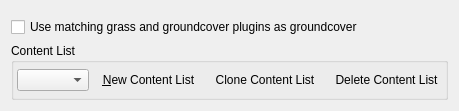
<?xml version="1.0" encoding="UTF-8"?>
<ui version="4.0">
 <class>DataFilesPage</class>
 <widget class="QWidget" name="DataFilesPage">
  <property name="contextMenuPolicy">
   <enum>Qt::DefaultContextMenu</enum>
  </property>
  <layout class="QVBoxLayout" name="verticalLayout">
   <item>
    <widget class="QWidget" name="contentSelectorWidget" native="true"/>
   </item>
   <item>
    <widget class="QCheckBox" name="groundcoverCheckBox">
     <property name="toolTip">
      <string>When enabled, checked plugins with &quot;grass&quot; or &quot;groundcover&quot; in the filename are written as groundcover entries.</string>
     </property>
     <property name="text">
      <string>Use matching grass and groundcover plugins as groundcover</string>
     </property>
    </widget>
   </item>
   <item>
    <widget class="QGroupBox" name="profileGroupBox">
     <property name="visible">
      <bool>false</bool>
     </property>
     <property name="focusPolicy">
      <enum>Qt::NoFocus</enum>
     </property>
     <property name="title">
      <string>Content List</string>
     </property>
     <property name="flat">
      <bool>false</bool>
     </property>
     <layout class="QHBoxLayout" name="horizontalLayout_2">
      <property name="spacing">
       <number>6</number>
      </property>
      <property name="leftMargin">
       <number>3</number>
      </property>
      <property name="topMargin">
       <number>6</number>
      </property>
      <property name="rightMargin">
       <number>0</number>
      </property>
      <property name="bottomMargin">
       <number>6</number>
      </property>
      <item>
       <widget class="ProfilesComboBox" name="profilesComboBox">
        <property name="enabled">
         <bool>true</bool>
        </property>
        <property name="sizePolicy">
         <sizepolicy hsizetype="Expanding" vsizetype="Fixed">
          <horstretch>0</horstretch>
          <verstretch>0</verstretch>
         </sizepolicy>
        </property>
        <property name="toolTip">
         <string>Select a content list</string>
        </property>
       </widget>
      </item>
      <item>
       <widget class="QToolButton" name="newProfileButton">
        <property name="toolTip">
         <string>New Content List</string>
        </property>
        <property name="text">
         <string>&amp;New Content List</string>
        </property>
        <property name="autoRaise">
         <bool>true</bool>
        </property>
       </widget>
      </item>
      <item>
       <widget class="QToolButton" name="cloneProfileButton">
        <property name="toolTip">
         <string>Clone Content List</string>
        </property>
        <property name="text">
         <string>Clone Content List</string>
        </property>
        <property name="autoRaise">
         <bool>true</bool>
        </property>
       </widget>
      </item>
      <item>
       <widget class="QToolButton" name="deleteProfileButton">
        <property name="toolTip">
         <string>Delete Content List</string>
        </property>
        <property name="text">
         <string>Delete Content List</string>
        </property>
        <property name="autoRaise">
         <bool>true</bool>
        </property>
       </widget>
      </item>
     </layout>
    </widget>
   </item>
  </layout>
  <action name="newProfileAction">
   <property name="icon">
    <iconset theme="document-new">
     <normaloff/>
    </iconset>
   </property>
   <property name="text">
    <string>New Content List</string>
   </property>
   <property name="toolTip">
    <string>New Content List</string>
   </property>
   <property name="shortcut">
    <string>Ctrl+N</string>
   </property>
  </action>
  <action name="cloneProfileAction">
   <property name="icon">
    <iconset theme="edit-copy">
     <normaloff/>
    </iconset>
   </property>
   <property name="text">
    <string>Clone Content List</string>
   </property>
   <property name="toolTip">
    <string>Clone Content List</string>
   </property>
   <property name="shortcut">
    <string>Ctrl+G</string>
   </property>
  </action>
  <action name="deleteProfileAction">
   <property name="enabled">
    <bool>false</bool>
   </property>
   <property name="icon">
    <iconset theme="edit-delete">
     <normaloff/>
    </iconset>
   </property>
   <property name="text">
    <string>Delete Content List</string>
   </property>
   <property name="toolTip">
    <string>Delete Content List</string>
   </property>
   <property name="shortcut">
    <string>Ctrl+D</string>
   </property>
  </action>
  <action name="checkAction">
   <property name="checkable">
    <bool>true</bool>
   </property>
   <property name="text">
    <string>Check Selection</string>
   </property>
  </action>
  <action name="uncheckAction">
   <property name="text">
    <string>Uncheck Selection</string>
   </property>
  </action>
  <action name="refreshDataFilesAction">
   <property name="icon">
    <iconset theme="view-refresh">
     <normaloff/>
    </iconset>
   </property>
   <property name="text">
    <string>Refresh Data Files</string>
   </property>
   <property name="toolTip">
    <string>Refresh Data Files</string>
   </property>
   <property name="shortcut">
    <string>Ctrl+R</string>
   </property>
  </action>
 </widget>
 <customwidgets>
  <customwidget>
   <class>ProfilesComboBox</class>
   <extends>QComboBox</extends>
   <header>apps/launcher/utils/profilescombobox.hpp</header>
  </customwidget>
 </customwidgets>
 <resources/>
 <connections/>
</ui>
